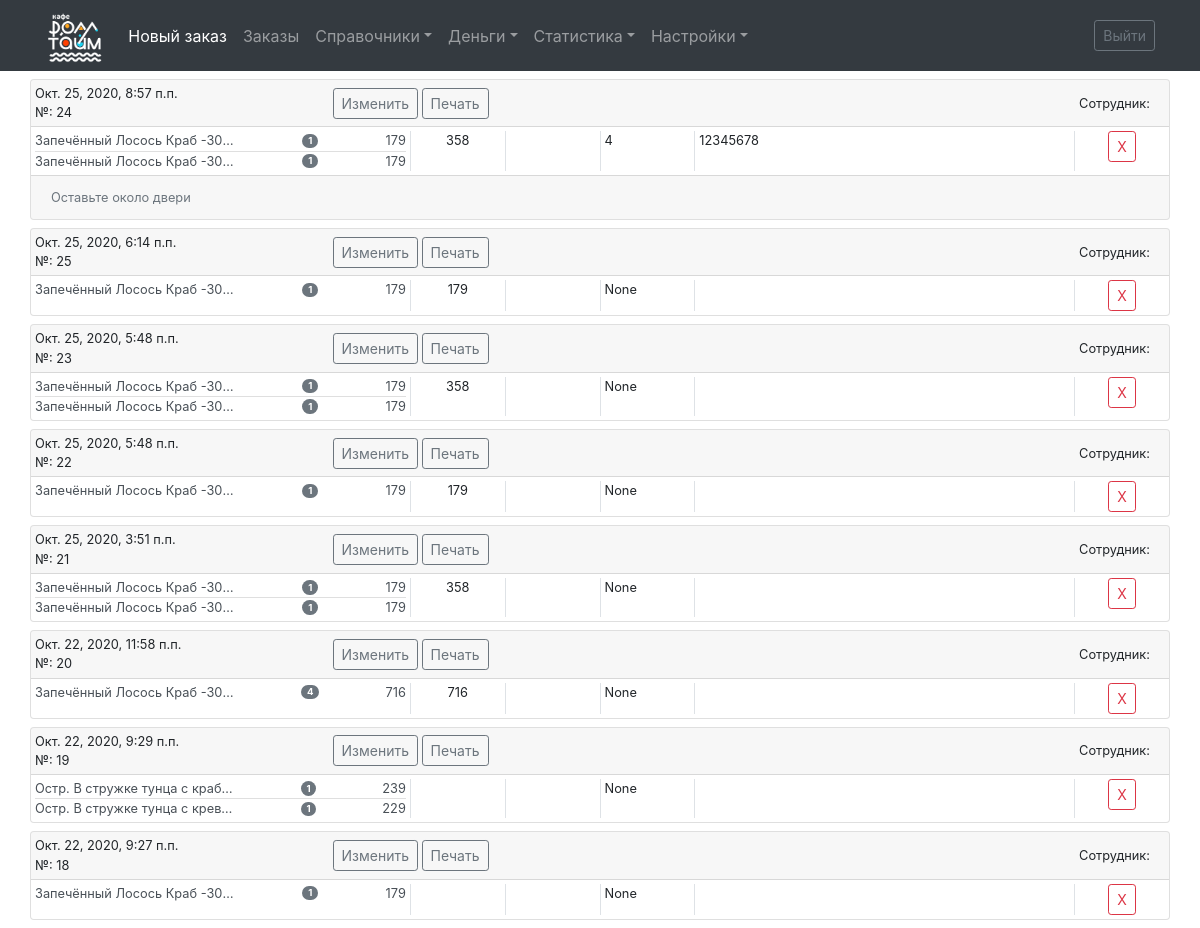
The app's page /orders_list/, older data.
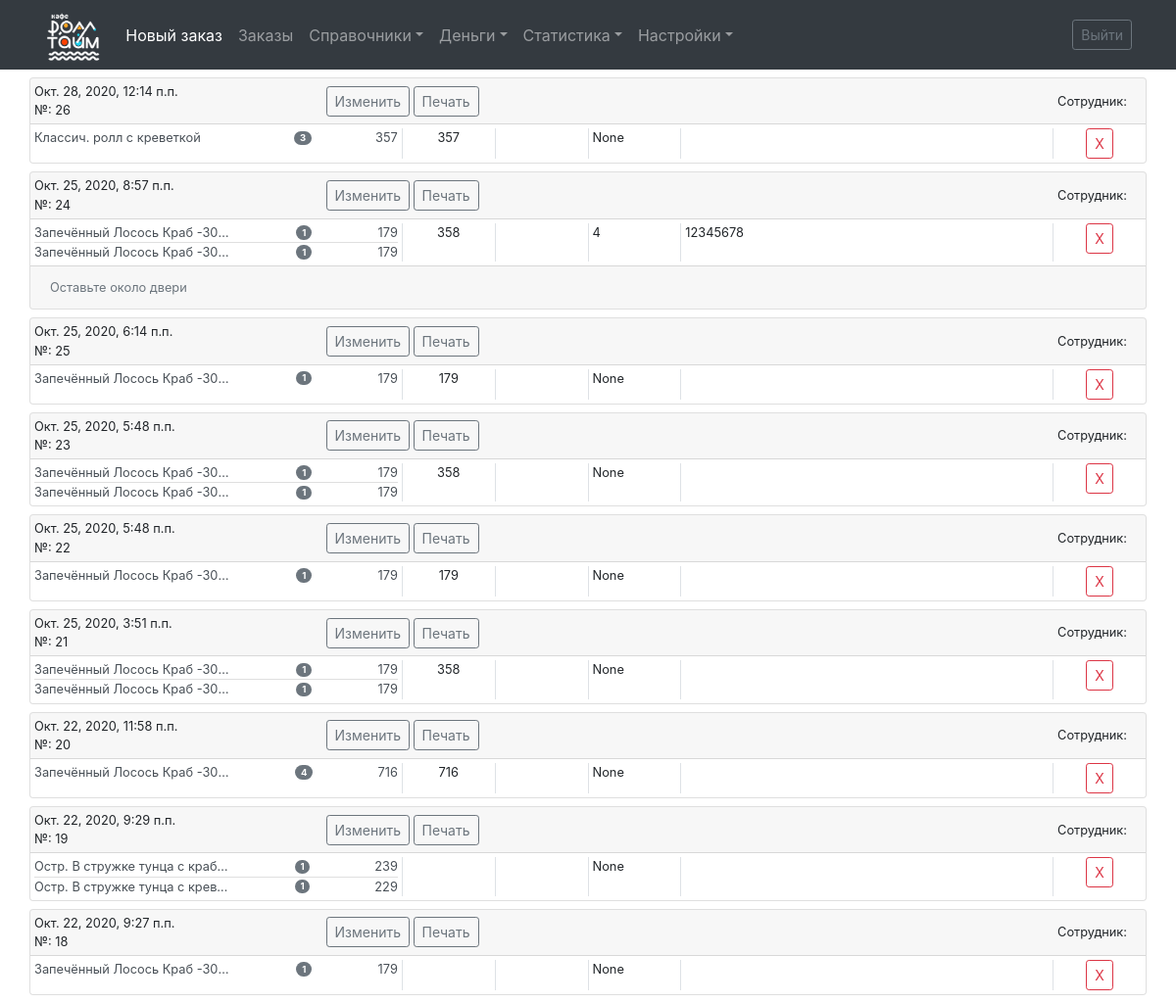
The same page, newer data.
### new_order/models.py (models this page shows, shortened)
class Order(models.Model):
    class Meta:
        verbose_name = "Заказ"
        verbose_name_plural = "Заказы"
    order_branch = models.ForeignKey(Branch, on_delete=models.DO_NOTHING,
                                     verbose_name='Филиал', blank=True, null=True)
    order_client_phone = models.CharField(
        verbose_name='Телефон Клиента', max_length=15, blank=True)
    order_client_name = models.CharField(
        verbose_name='Имя Клиента', max_length=100, blank=True)
    order_delivery_street = models.CharField(
        verbose_name='Улица', max_length=100, blank=True, null=True)
    order_delivery_house = models.CharField(
        verbose_name='Дом', max_length=10, blank=True, null=True)
    order_delivery_entrance = models.CharField(
        verbose_name='Подъезд', max_length=10, blank=True, null=True)
    order_delivery_floor = models.CharField(
        verbose_name='Этаж', max_length=10, blank=True, null=True)
    order_delivery_flat = models.CharField(
        verbose_name='Квартира', max_length=10, blank=True, null=True)
    order_comment = models.TextField(verbose_name='Комментарий', blank=True)
    order_date_time = models.DateTimeField(
        verbose_name='Дата и время заказа', blank=True, null=True)
    order_certificate = models.CharField(
        verbose_name='Сертификат', max_length=100, blank=True)
    order_learning_from = models.ForeignKey(LearningFrom, on_delete=models.DO_NOTHING,
                                            verbose_name='Узнали из', blank=True, null=True)
    order_payment = models.CharField(verbose_name='Оплата', max_length=100, blank=True)
    order_marks = models.CharField(verbose_name='Отметки', max_length=100, blank=True)
    order_person = models.CharField(
        'Приборы', max_length=10, default=1)
    order_sale = models.ForeignKey(Sale, on_delete=models.DO_NOTHING,
                                   verbose_name='Скидка', default=1)
    order_sale_count = models.CharField(
        verbose_name='Скидка в рублях', max_length=10, blank=True)
    order_price = models.CharField(
        verbose_name='Сумма', max_length=10, blank=True)
    order_number = models.IntegerField(verbose_name="Номер заказа")
    order_status = models.CharField(
        verbose_name='Статус', max_length=100, blank=True)
    order_courier = models.CharField(
        verbose_name='Курьер', max_length=100, blank=True)
    order_history = models.JSONField(
        verbose_name='История', blank=True, null=True)
    order_deleted = models.BooleanField(verbose_name="Заказ удален", default=False)

class OrderItem(models.Model):
    order_item_order_number = models.IntegerField(verbose_name='Номер заказа')
    order_item_item_id = models.ForeignKey(
        Item, on_delete=models.DO_NOTHING, verbose_name='Товары в заказе')
    order_item_price = models.CharField(
        verbose_name='Цена', max_length=10,)
    order_item_quantity = models.CharField(
        verbose_name='Кол-во', max_length=10, blank=True)
    order_item_summa = models.CharField(
        verbose_name='Сумма', max_length=10,)

class Item(models.Model):
    class Meta:
        verbose_name = "Товар"
        verbose_name_plural = "Товары"
    item_id = models.AutoField(verbose_name='Номер товара', primary_key=True)
    item_index = models.IntegerField(
        verbose_name='Артикул', blank=True, null=True)
    item_category = models.ForeignKey(
        Category, verbose_name='Категория', on_delete=models.CASCADE, blank=False)
    item_name = models.CharField(
        verbose_name='Наименование', max_length=100, default='')
    item_price = models.IntegerField(verbose_name='Цена')
    item_color = models.ForeignKey(
        Color, verbose_name='Цвет', on_delete=models.SET_NULL, blank=True, null=True)
    item_description = models.TextField(verbose_name='Описание', blank=True)
    item_show = models.BooleanField('Видимость', default=True)

### orders_list/views.py (the view)
# urls.py: path('orders_list/', include('orders_list.urls')),
def orders_list(request):
    orders = Order.objects.all().order_by('-order_date_time', '-order_number')
    order_items = OrderItem.objects.all()
    context = {
        'orders': orders,
        'order_items': order_items,
    }
    return render(request, 'orders_list/orders_list.html', context)

### templates/orders_list/orders_list.html (shortened to what this page needs)
{% extends "base.html" %}
{% block container %}
    <div class="container p-0 small">
        {% for order in orders %}
            {% if not order.order_deleted %}
            <div class="card w-100 my-2">
                <div class="card-header row align-items-center mx-0 p-1">
                    <div class="col-3 p-0">
                    {{ order.order_date_time }}<br>
                    №: {{ order.order_number }}
                    </div>
                    <div class="col">
                    <a class="btn btn-outline-secondary btn-sm" role="button"
                       href="{% url 'new_order:edit_order_url' order.id %}">Изменить</a>
                    <a class="btn btn-outline-secondary btn-sm" role="button" href="#">Печать</a>
                    </div>
                    <div class="col text-right">
                    Сотрудник:
                    </div>
                </div>
                <div class="card-body px-0 py-1">
                    <div class="row justify-content-start m-0">
                        <div class="col px-1">
                        <ul class="list-group  list-group-flush">
                            {% for order_item in order_items %}
                                {% if order_item.order_item_order_number == order.order_number %}
                                    <li class="list-group-item list-group-item-action d-flex justify-content-between align-items-center p-0">
                                        <span class="text-truncate" style="width: 200px"
                                        data-toggle="tooltip" data-html="true" title="{{ order_item.order_item_item_id.item_name }}<br><br>
                                            Цена: {{ order_item.order_item_price }}<br>
                                            Кол-во: {{ order_item.order_item_quantity }}<br>
                                            Сумма: {{ order_item.order_item_summa }}">
                                            {{ order_item.order_item_item_id.item_name }}</span>
                                        <span class="badge badge-secondary badge-pill mx-1">
                                    {{ order_item.order_item_quantity }}
                                        </span>
                                    {{ order_item.order_item_summa }}
                                    </li>
                                {% endif %}
                            {% endfor %}
                        </ul>
                        </div>
                        <div class="col-1 border-left px-1 text-center">{{ order.order_price }}</div>
                        <div class="col-1 border-left px-1 text-center">{{ order.order_payment }}</div>
                        <div class="col-1 border-left px-1">{{ order.order_delivery_entrance }}</div>
                        <div class="col border-left px-1">{{ order.order_client_phone }}</div>
                        <div class="col-1 border-left px-1 text-center"><button type="button" class="btn btn-outline-danger btn-sm">Х</button></div>
                    </div>
                </div>
                {% if order.order_comment %}
                    <div class="card-footer text-muted">
                        {{ order.order_comment }}
                    </div>
                {% endif %}
            </div>
            {% endif %}
        {% endfor %}
    </div>
{% endblock %}

### templates/base.html (shortened to what this page needs)
<!DOCTYPE html> {% load static %}
<html lang="ru">
<head>
    <link rel="stylesheet" href='{% static "css/bootstrap.min.css" %}'>
    <link href='{% static "css/fontawesome.min.css" %}' rel="stylesheet">
    <link href='{% static "/css/datepicker.min.css" %}' rel="stylesheet" type="text/css">
</head>
<body>
    <nav class="navbar navbar-expand-sm navbar-dark bg-dark">
        <div class="container-lg">
            <a class="navbar-brand pb-sm-0" href="/new_order/">
                <img src='{% static "images/logo.png" %}' height="50" alt="Логотип РоллТайм" loading="lazy">
            </a>
            <div class="collapse navbar-collapse" id="navbarsExample04">
                <ul class="navbar-nav mr-auto">
                    <li class="nav-item active">
                        <a class="nav-link" href="/new_order/">Новый заказ<span class="sr-only">(current)</span></a>
                    </li>
                    <li class="nav-item">
                        <a class="nav-link" href="/orders_list/">Заказы</a>
                    </li>
                    <li class="nav-item dropdown">
                        <a class="nav-link dropdown-toggle" href="#" id="dropdown04" data-toggle="dropdown" aria-haspopup="true" aria-expanded="false">Справочники</a>
                    </li>
                    <li class="nav-item dropdown">
                        <a class="nav-link dropdown-toggle" href="#" id="dropdown06" data-toggle="dropdown" aria-haspopup="true" aria-expanded="false">Деньги</a>
                    </li>
                    <li class="nav-item dropdown">
                        <a class="nav-link dropdown-toggle" href="#" id="dropdown07" data-toggle="dropdown" aria-haspopup="true" aria-expanded="false">Статистика</a>
                    </li>
                    <li class="nav-item dropdown">
                        <a class="nav-link dropdown-toggle" href="#" id="dropdown08" data-toggle="dropdown" aria-haspopup="true" aria-expanded="false">Настройки</a>
                    </li>
                </ul>
                <form class="form-inline ml-sm-2">
                    <button class="btn btn-sm btn-outline-secondary" type="button">Выйти</button>
                </form>
            </div>
        </div>
    </nav>
    {% block container %}{% endblock %} {% block scripts %}{% endblock %}
</body>
</html>

Row changes from the older to the newer data that the page shows:
added Order: order_date_time "Окт. 28, 2020, 12:14 п.п.", order_number "26", order_price "357", order_delivery_entrance "None"
added OrderItem: order_item_item_id.item_name "Классич. ролл с креветкой", order_item_quantity "3", order_item_summa "357", shown under "Окт. 28, 2020, 12:14 п.п."
